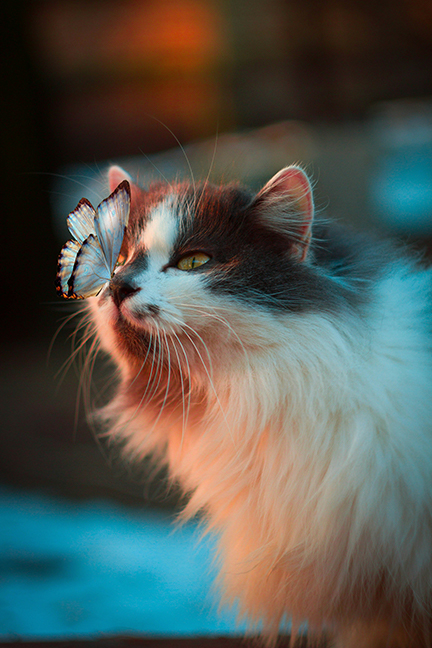
#> input picture testimg/meow_400p.jpg, 432 x 648 px, found by its file name
$ python B5.py   (older library calls are emulated)
#> lines starting #> are read from the running program, lines starting #| are printed output that depends on the picture
#> further down, img is the input picture: shape (648, 432, 3); mean B, G, R 80.3, 86.8, 83.2
### B7-10-07-2024/Extra_Module/filter.py
import cv2
import numpy


def high_pass_filter(img, sigma=31):
    # img = cv2.imread('./testimg/meow_400p.jpg')
#> called with sigma = 31
    blur = cv2.GaussianBlur(img, (sigma, sigma), 0)
    filtered = img - blur
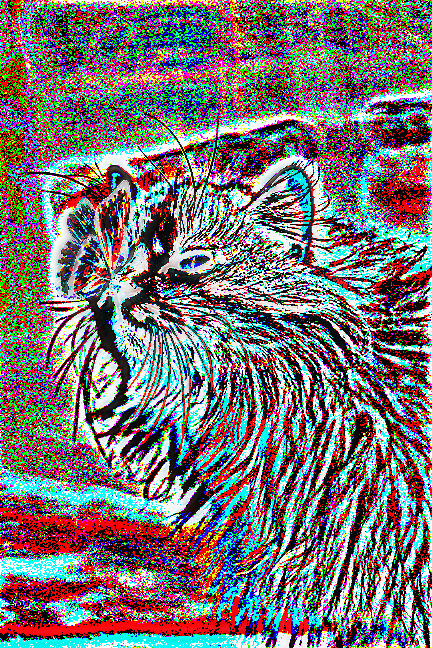
#> filtered: shape (648, 432, 3); mean B, G, R 114.3, 112.8, 117.9
    neg_frame = cv2.bitwise_not(filtered)
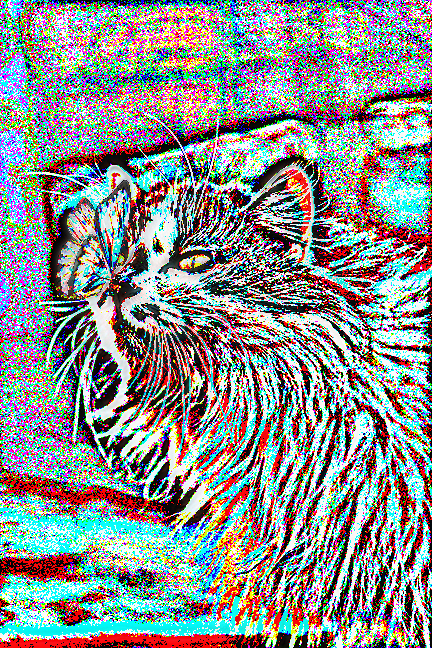
#> neg_frame: shape (648, 432, 3); mean B, G, R 140.7, 142.2, 137.1
    filtered = filtered + 127*numpy.ones(neg_frame.shape, numpy.uint8)
    return filtered


# [12 lines left out: function low_pass_filter, not called in this run]


def laplacian_filter(img, ksize=5, scale=1):
    # lap = cv2.Laplacian(img, cv2.CV_64F)
#> called with ksize = 3, scale = 1
    lap = cv2.Laplacian(img, cv2.CV_8U, None, ksize, scale)
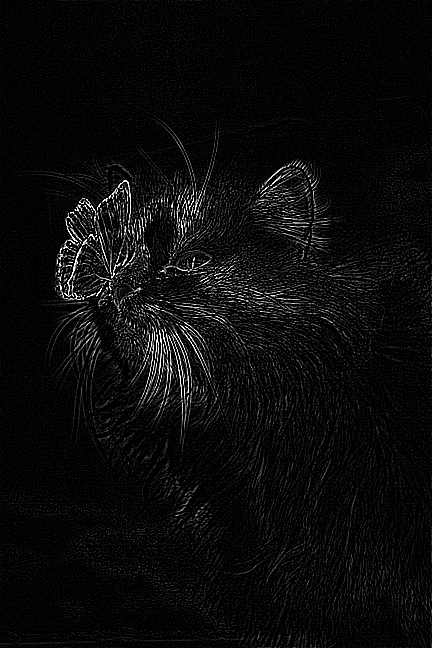
#> lap: shape (648, 432); min 0, max 255, mean 11.1
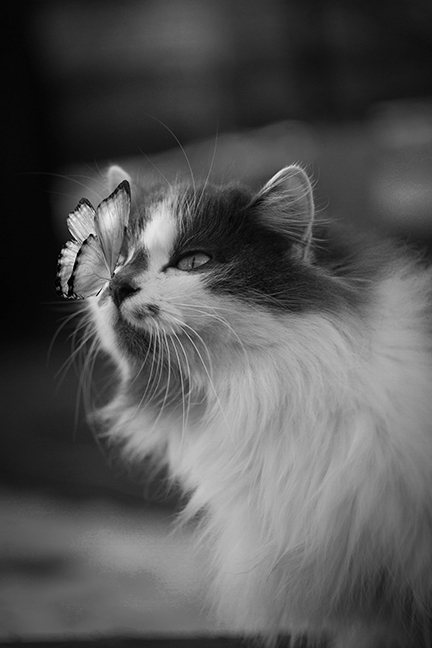
#> img: shape (648, 432); min 0, max 249, mean 85
    return lap

### B5-10-07-2024/Extra_Module/unsharpen.py
import cv2
import numpy as np
from scipy.ndimage import median_filter


def unsharp(image, sigma, strength):

    # Median filtering
    image_mf = median_filter(image, sigma)

    # Calculate the Laplacian
    lap = cv2.Laplacian(image_mf, cv2.CV_64F)

    # Calculate the sharpened image
    sharp = image-strength*lap

    # Saturate the pixels in either direction
    sharp[sharp > 255] = 255
    sharp[sharp < 0] = 0

    return sharp


# original_image = cv2.imread('./testimg/meow_400p.jpg')
# original_image = cv2.imread('./testimg/city_500p.jpg')
# blurry_image = cv2.GaussianBlur(original_image, (5, 5), 0)


def sharpen_filter(img, sigma=3, strength=3):
#> called with sigma = 3, strength = 3
    sharp1 = np.zeros_like(img)
    for i in range(3):
        sharp1[:, :, i] = unsharp(img[:, :, i], sigma, strength)
        pass
#> this loop made 3 passes
#> pass 1, in unsharp, `image_mf = median_filter(image, sigma)`:
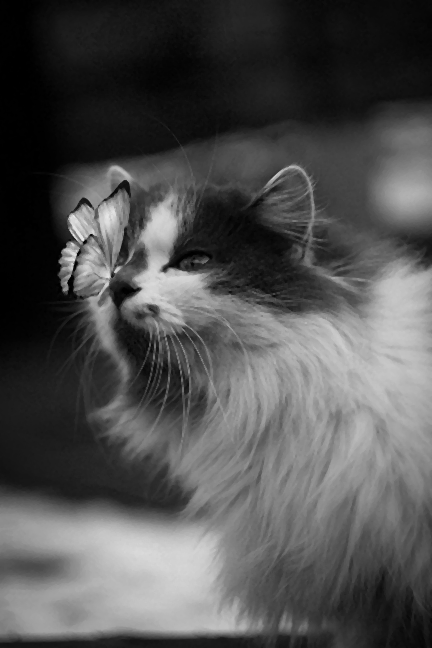
#> image_mf: shape (648, 432); min 0, max 236, mean 80.2
#> pass 1, in unsharp, `sharp = image-strength*lap`:
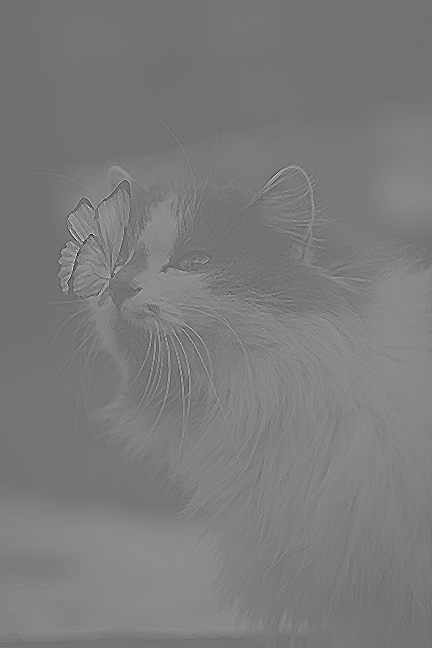
#> sharp: shape (648, 432) float64; min -854, max 1074, mean 80.3; drawn with min black and max white
#> after the loop:
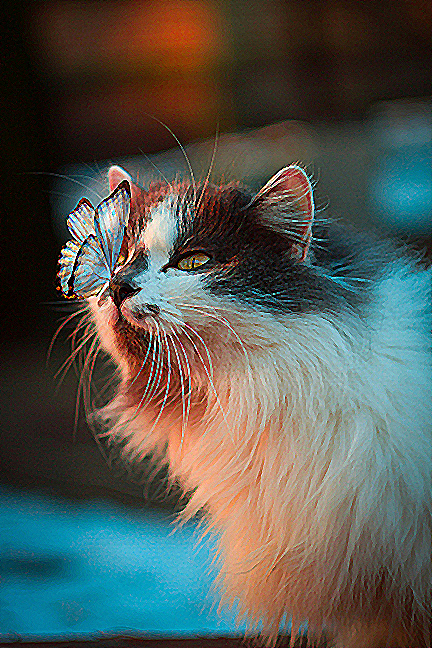
#> sharp1: shape (648, 432, 3); mean B, G, R 81.1, 87.4, 83.8
    return sharp1


# [4 lines of commented-out code are left out]

### B5-10-07-2024/B5.py
import cv2 as cv
import numpy as np
import Extra_Module.filter as fl
import Extra_Module.unsharpen as us

img = cv.imread('./testimg/meow_400p.jpg')
blurImg = cv.GaussianBlur(img, (5, 5), 0)

global srcImg
srcImg = img
srctracker = 0

cv.namedWindow("High Pass")
cv.namedWindow("Laplacian")
cv.namedWindow("Sharpen")

hpvalue = 31
lapksizevalue = 3
sharpen_strength = 3
sharpen_sigma = 3


def showimage():
    cv.imshow("Source Image", srcImg)
    cv.imshow("High Pass", fl.high_pass_filter(srcImg, hpvalue))
    # cv.imshow("Laplacian",  cv.cvtColor(
    #     fl.laplacian_filter(srcImg, lapksizevalue), cv.COLOR_BGR2GRAY))
    cv.imshow("Laplacian", fl.laplacian_filter(
        cv.cvtColor(srcImg, cv.COLOR_BGR2GRAY), lapksizevalue))
    cv.imshow("Sharpen", us.sharpen_filter(
        srcImg, sharpen_sigma, sharpen_strength))  # 37-13


def on_high_pass_sigma_change_trackbar(pos):
    global hpvalue
    hpvalue = pos
    if (hpvalue == 0):
        hpvalue = 1
    if (hpvalue % 2 == 0):
        hpvalue = hpvalue + 1
    cv.setTrackbarPos('Sigma', 'High Pass', hpvalue)
    showimage()


def on_laplacian_ksize_pass_change_trackbar(pos):
    global lapksizevalue
    lapksizevalue = pos
    if (lapksizevalue == 0):
        lapksizevalue = 1
    if (lapksizevalue % 2 == 0):
        lapksizevalue = lapksizevalue + 1
    cv.setTrackbarPos('KSize', 'Laplacian', lapksizevalue)
    showimage()


def on_sharpen_strength_change_trackbar(pos):
    global sharpen_strength
    sharpen_strength = pos
    # cv.setTrackbarPos('Strength', 'Sharpen', sharpen_strength)
    showimage()


def on_sharpen_sigma_change_trackbar(pos):
    global sharpen_sigma
    sharpen_sigma = pos
    # cv.setTrackbarPos('Sigma', 'Sharpen', sharpen_sigma)
    showimage()


cv.createTrackbar('Sigma', 'High Pass',
                  hpvalue, 200, on_high_pass_sigma_change_trackbar)
cv.createTrackbar('KSize', 'Laplacian',
                  lapksizevalue, 31, on_laplacian_ksize_pass_change_trackbar)

cv.createTrackbar('Strength', "Sharpen",
                  sharpen_strength, 100, on_sharpen_strength_change_trackbar)
cv.createTrackbar('Sigma', "Sharpen",
                  sharpen_sigma, 100, on_sharpen_strength_change_trackbar)


def on_src_toggle_trackbar(pos):
    global srctracker, srcImg
    srctracker = pos
    if (srctracker == 0):
        srcImg = img
        showimage()
    else:
        srcImg = blurImg
        showimage()


cv.namedWindow('Source Image')
cv.createTrackbar('Source Toggle', 'Source Image',
                  srctracker, 1, on_src_toggle_trackbar)

cv.imshow("Original Image", img)
cv.imshow("Source Image", srcImg)


showimage()

cv.waitKey(0)

$ run again, with testimg/meow2_400p.jpg copied over testimg/meow_400p.jpg
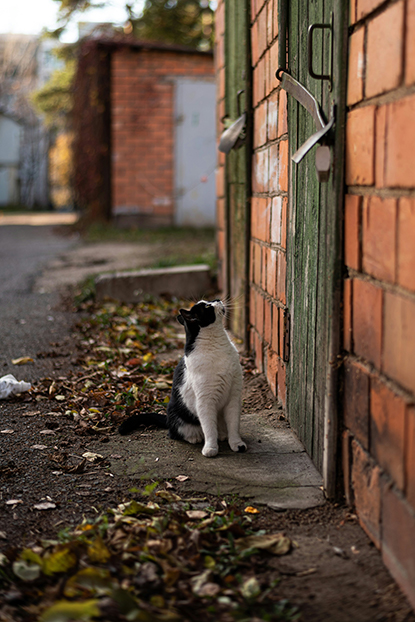
#> input picture testimg/meow2_400p.jpg, 415 x 622 px, found by its file name
#> img is the input picture: shape (622, 415, 3); mean B, G, R 64.7, 80.6, 100
#> img: shape (622, 415)
#> the loop in sharpen_filter, `for i in range(3):` made 3 passes
#> pass 1, in unsharp, `sharp = image-strength*lap`:
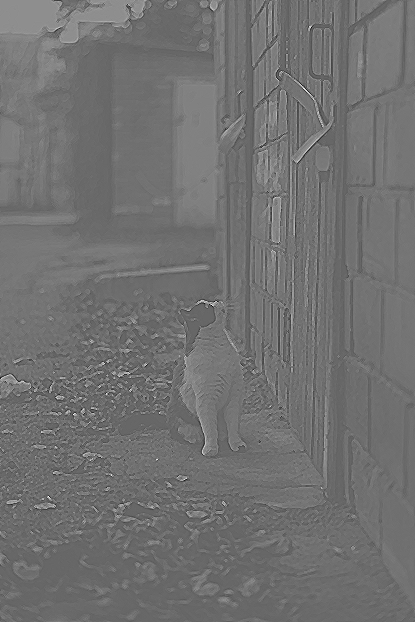
#> sharp: shape (622, 415) float64; min -669, max 984, mean 64.7; drawn with min black and max white
#> after the loop in sharpen_filter, `for i in range(3):`:
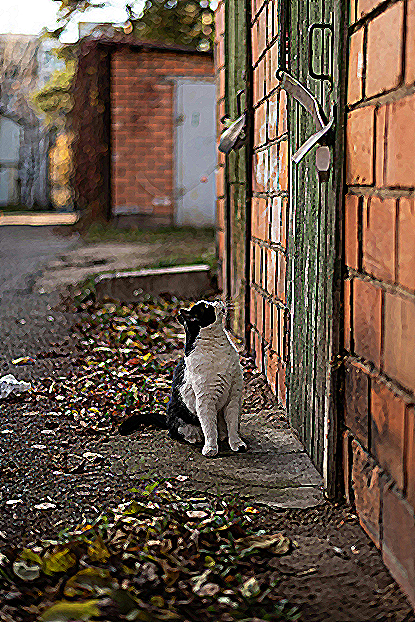
#> sharp1: shape (622, 415, 3); mean B, G, R 69.7, 84.9, 103.2
